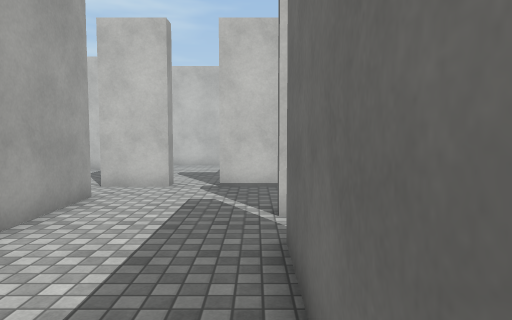
View 1 (above)

24 first-person views from a walk through a Unity game level. The camera is 1.5 m above the floor, tilts 4° down and sees 70° across. The floor is counted in squares, 1 m on a side. Each view is taken from the middle of a square. On the plan, view 1 faces up. The plan holds only what a view shows up to about 16 squares ahead; the rest is blank. The player character is not drawn. Surface patterns are stand-ins for the level's own textures.

View 2
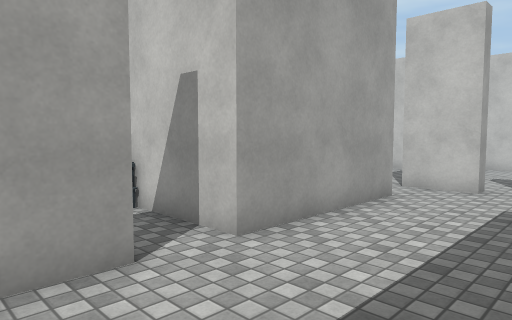

View 3
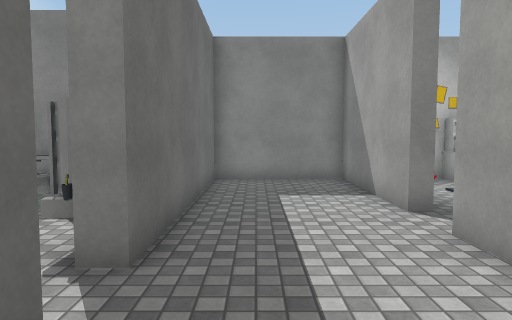

View 4
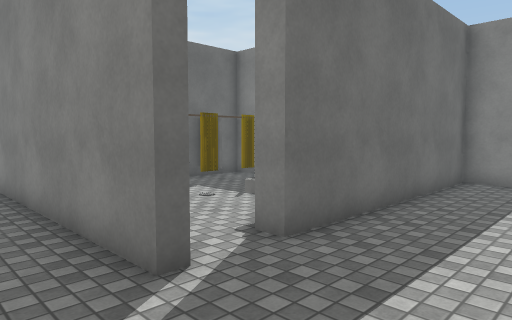

View 5
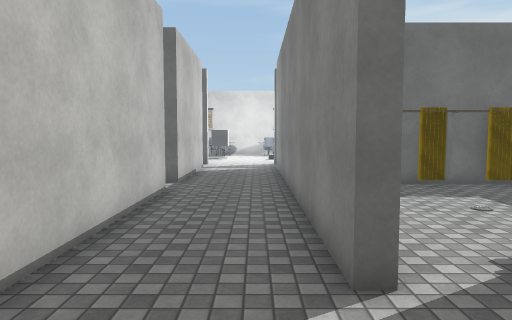

View 6
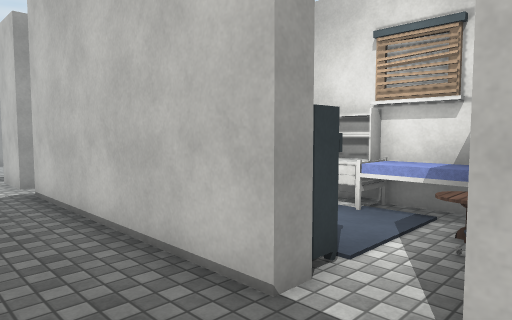

View 7
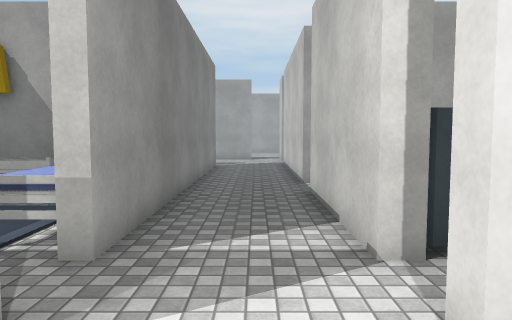

View 8
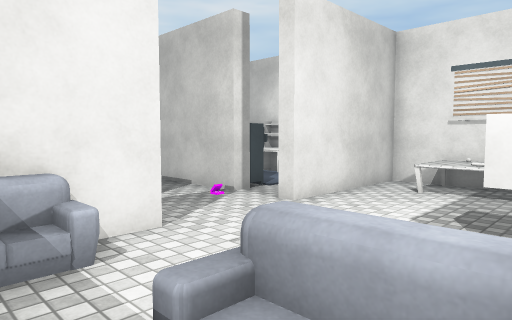

View 9
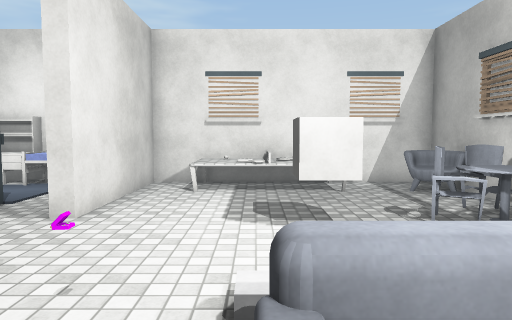

View 10
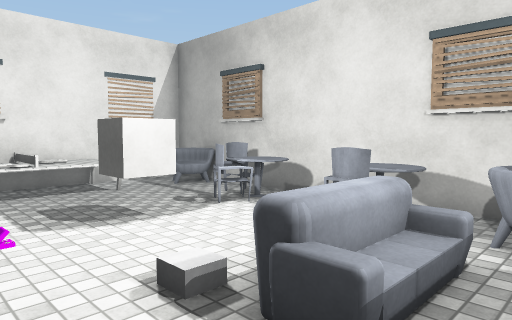

View 11
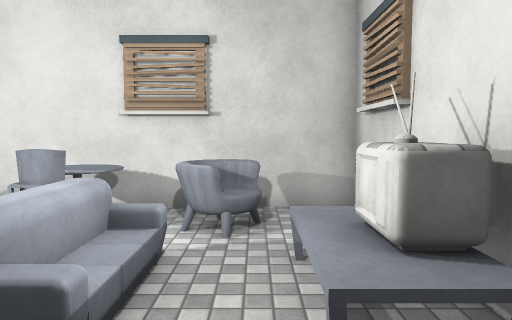

View 12
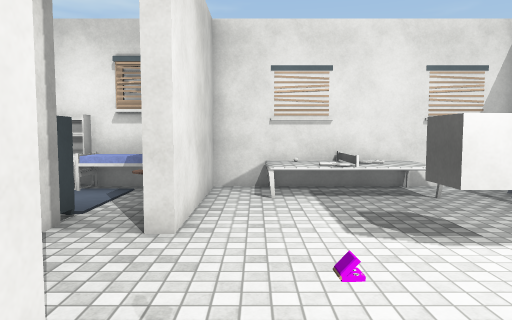

View 13
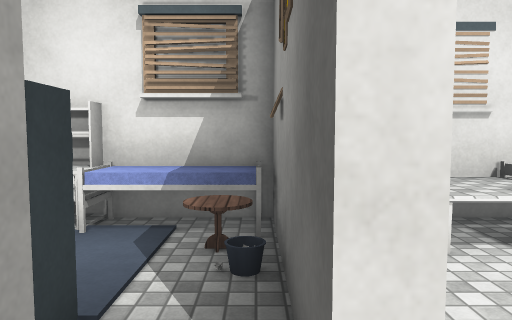

View 14
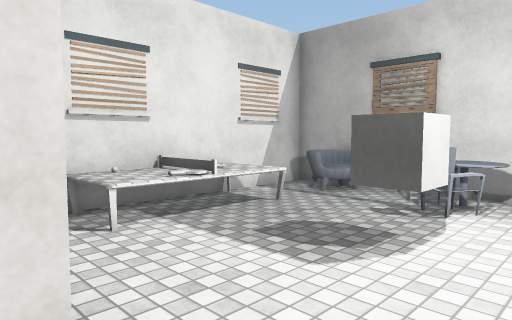

View 15
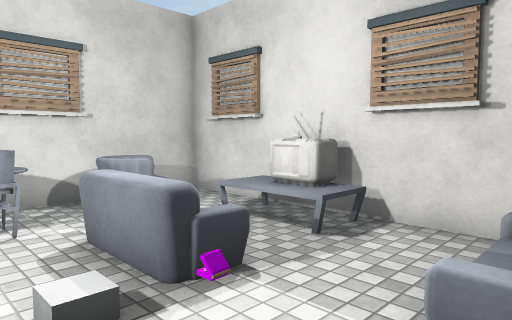

View 16
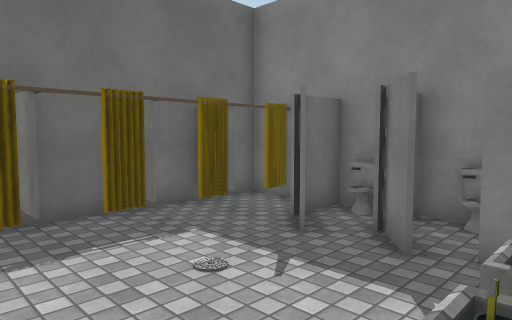

View 17
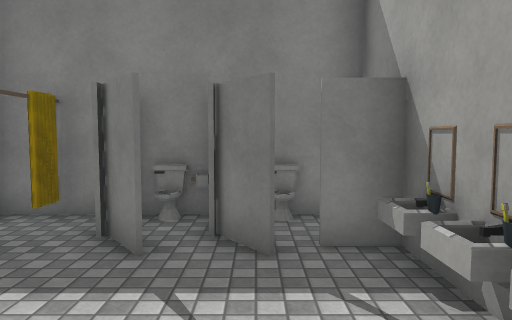

View 18
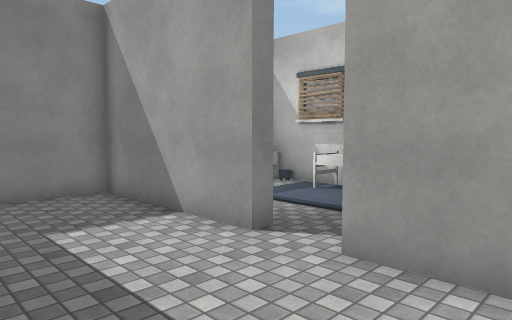

View 19
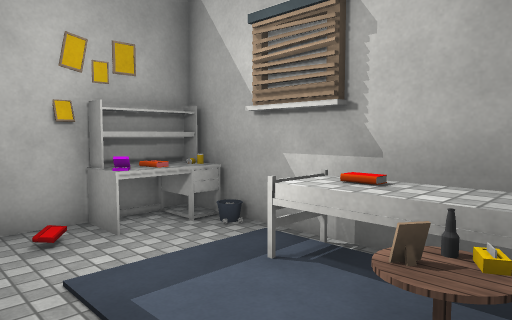

View 20
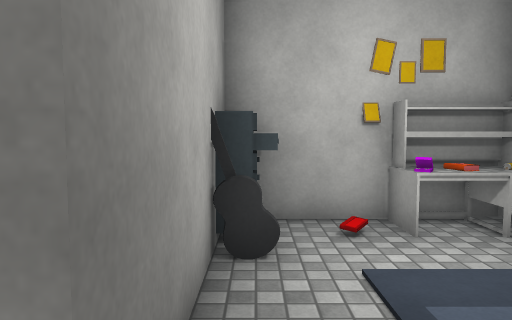

View 21
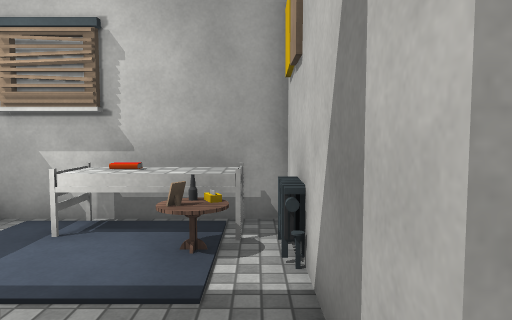

View 22
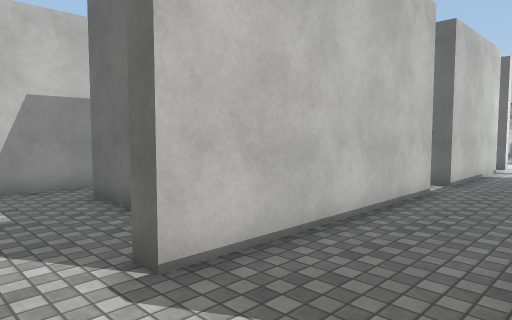

View 23
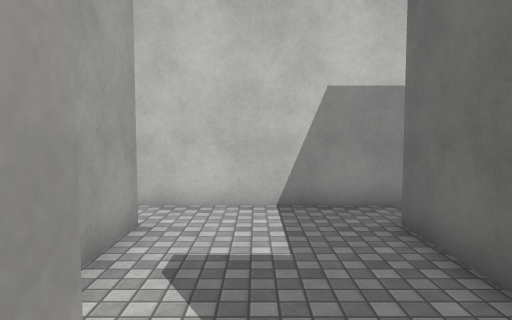

View 24
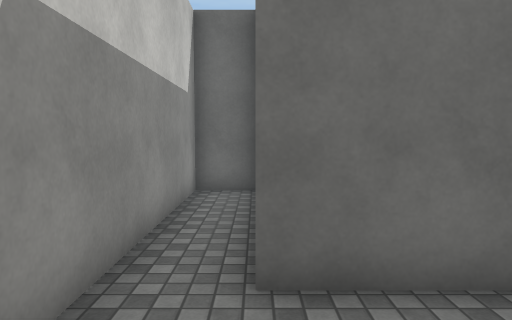

### Floor plan
Ten units are one square. View 1 is at (0, 0); x grows to the right and y downward. Boxes are objects, and circles mark ways between rooms. Rooms are numbered by the first view taken in them; rooms with no view inside come last. Other rooms are left out.
<svg viewBox="-100 -181 350 221">
<path fill="none" stroke="#000" d="M56 -104 -10 -104M137 -104 84 -104 84 -110M71 -155 42 -155M44 -16 53 -5M4 -66 4 -71 137 -71M28 -16 36 -5M53 5 53 -8M60 8 79 8 79 -46M154 -155 104 -155M10 -16 10 -12 22 -12M-25 -104 -35 -104M-40 -88 -40 -36M220 -68 222 -74M221 -66 221 -75M-45 -19 -40 -19 -40 34 4 34 4 -16M237 -113 232 -114M240 -112 231 -113M245 -56 245 -155 158 -155 158 -104 153 -104 153 -134M190 -57 191 -61 192 -62M190 -51 190 -59M211 -51 211 -58M225 -98 220 -101 222 -105M228 -97 223 -99M228 -105 223 -108M231 -109 232 -114M235 -106 230 -106M195 -19 245 -19 245 -56M215 -51 211 -51M214 -51 205 -51M170 -19 195 -19M158 -71 158 -49M195 -51 190 -51M190 -22 190 -36 195 -36M163 -55 163 -48M-45 20 -45 -19M-90 34 -49 34M-40 -36 -94 -36 -94 31M4 -134 4 -161M-40 -161 -40 -140M-25 -111 -25 -104M-10 -104 -10 -111M68 -160 68 -176 -45 -176"/>
<rect x="5" y="-25" width="10" height="10" fill="#bbb"><title>other object</title></rect>
<rect x="5" y="-35" width="10" height="10" fill="#bbb"><title>other object</title></rect>
<rect x="5" y="-45" width="10" height="10" fill="#bbb"><title>other object</title></rect>
<rect x="35" y="-155" width="20" height="20" fill="#bbb"><title>desk</title></rect>
<rect x="55" y="-125" width="20" height="20" fill="#bbb"><title>wardrobe</title></rect>
<rect x="55" y="-155" width="30" height="20" fill="#bbb"><title>bed</title></rect>
<rect x="65" y="-15" width="10" height="20" fill="#bbb"><title>other object</title></rect>
<rect x="65" y="-35" width="10" height="20" fill="#bbb"><title>other object</title></rect>
<rect x="65" y="-45" width="10" height="10" fill="#bbb"><title>other object</title></rect>
<rect x="65" y="-65" width="10" height="20" fill="#bbb"><title>other object</title></rect>
<rect x="65" y="-145" width="20" height="20" fill="#bbb"><title>table</title></rect>
<rect x="95" y="-155" width="10" height="10" fill="#bbb"><title>other object</title></rect>
<rect x="105" y="-155" width="20" height="20" fill="#bbb"><title>desk</title></rect>
<rect x="125" y="-125" width="20" height="20" fill="#bbb"><title>wardrobe</title></rect>
<rect x="125" y="-155" width="30" height="20" fill="#bbb"><title>bed</title></rect>
<rect x="135" y="-145" width="20" height="20" fill="#bbb"><title>table</title></rect>
<rect x="165" y="-75" width="10" height="10" fill="#bbb"><title>other object</title></rect>
<rect x="165" y="-155" width="50" height="20" fill="#bbb"><title>other object</title></rect>
<rect x="195" y="-115" width="20" height="20" fill="#bbb"><title>cube</title></rect>
<rect x="225" y="-145" width="20" height="20" fill="#bbb"><title>other object</title></rect>
<rect x="195" y="-35" width="20" height="10" fill="#bbb"><title>TV</title></rect>
<rect x="215" y="-55" width="20" height="20" fill="#bbb"><title>other object</title></rect>
<rect x="-95" y="15" width="30" height="20" fill="#bbb"><title>desk</title></rect>
<rect x="-95" y="-35" width="20" height="40" fill="#bbb"><title>bed</title></rect>
<rect x="-85" y="-25" width="10" height="10" fill="#bbb"><title>bottle</title></rect>
<rect x="-85" y="-35" width="20" height="10" fill="#bbb"><title>radiator</title></rect>
<rect x="-75" y="-25" width="10" height="10" fill="#bbb"><title>table</title></rect>
<rect x="-55" y="15" width="10" height="20" fill="#bbb"><title>wardrobe</title></rect>
<rect x="-55" y="5" width="10" height="10" fill="#bbb"><title>guitar</title></rect>
<circle cx="200" cy="-55" r="3" fill="#2a7"/>
<circle cx="240" cy="-60" r="3" fill="#2a7"/>
<circle cx="180" cy="-60" r="3" fill="#2a7"/>
<circle cx="-40" cy="-25" r="3" fill="#2a7"/>
<circle cx="-20" cy="-110" r="3" fill="#2a7"/>
<circle cx="190" cy="-35" r="3" fill="#2a7"/>
<text x="90" y="-80">1</text>
<text x="220" y="-40">2</text>
<text x="180" y="-40">3</text>
<text x="-70" y="0">4</text>
<text x="-10" y="-150">5</text>
</svg>
Room 1 opens to room 2. Room 1 opens to room 3. Room 1 opens to room 4. Room 1 opens to room 5. Room 2 opens to room 3.

Where each view was taken, in squares from view 1:
view 1: 0 up, 0 right, facing up
view 2: 0 up, 0 right, facing up-left
view 3: 9 up, 1 left, facing down
view 4: 9 up, 3 left, facing down-right
view 5: 8 up, 3 left, facing right
view 6: 8 up, 9 right, facing up-left
view 7: 9 up, 18 right, facing left
view 8: 4 up, 21 right, facing up-left
view 9: 4 up, 19 right, facing up
view 10: 4 up, 17 right, facing up-right
view 11: 4 up, 17 right, facing right
view 12: 5 up, 17 right, facing up
view 13: 9 up, 15 right, facing up
view 14: 8 up, 15 right, facing up-right
view 15: 8 up, 16 right, facing down-right
view 16: 6 up, 1 right, facing down-right
view 17: 6 up, 3 right, facing down
view 18: 6 up, 0 right, facing down-left
view 19: 3 up, 5 left, facing down-left
view 20: 3 up, 5 left, facing down
view 21: 3 up, 3 left, facing left
view 22: 7 up, 3 left, facing up-right
view 23: 10 up, 2 left, facing up
view 24: 16 up, 3 left, facing right
